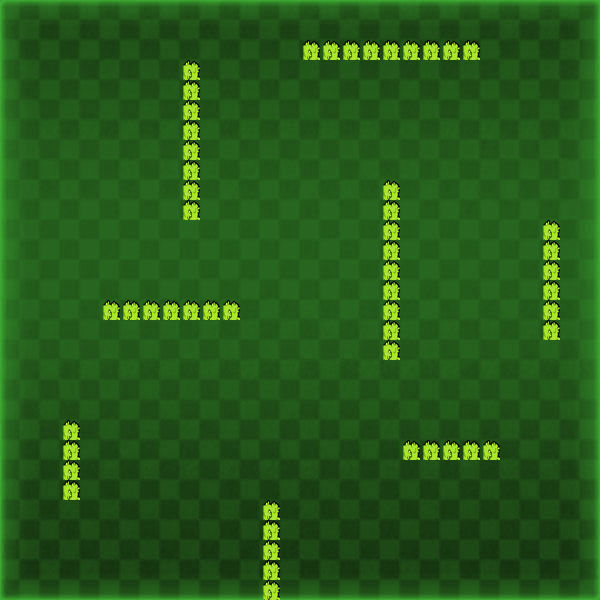

This game map was drawn from its Tiled (.tmx) file and the tilesets committed beside it. A one-line description and the trimmed map source follow:
An orthogonal 30x30 tile map with 20x20 px tiles, 2 tile layers (background, grass), 2 tilesets.

<map version="1.0" orientation="orthogonal" width="30" height="30" tilewidth="20" tileheight="20">
 <tileset firstgid="1" name="map1" tilewidth="600" tileheight="600">
  <image source="map1.jpg" width="600" height="600" />
 </tileset>
 <tileset firstgid="2" name="cao" tilewidth="20" tileheight="20">
  <image source="cao.png" width="25" height="25" />
 </tileset>
 <layer name="background" width="30" height="30">
  <data>[900 cells, 1 non-empty, 1 distinct tile ids]</data>
 </layer>
 <layer name="grass" width="30" height="30">
  <data>[900 cells, 53 non-empty, 1 distinct tile ids]</data>
 </layer>
</map>